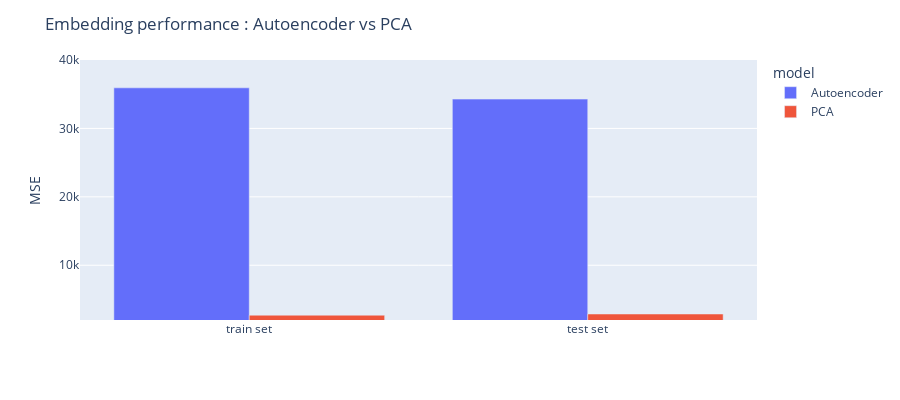

Notebook source saved alongside this figure:
### Code cell
import plotly.express as px
fig = px.bar(perf, x="set", y="MSE",
             color='model', barmode='group',
             height=400, range_y=(2000,40000))
fig.update_layout(title_text="Embedding performance : Autoencoder vs PCA")
fig.update_xaxes(title="")
fig.write_html(f"{cfg['fig_dir']['embedding']}performance_autoencoder.html",full_html=False, include_plotlyjs=False)
fig.show()

### Figure 1 — Plotly figure (JSON) as saved in the notebook; plotly's stock layout.template omitted (floating-point values rounded to 4 significant figures)
{"data": [{"alignmentgroup": "True", "hovertemplate": "model=Autoencoder<br>set=%{x}<br>MSE=%{y}<extra></extra>", "legendgroup": "Autoencoder", "marker": {"color": "#636efa", "pattern": {"shape": ""}}, "name": "Autoencoder", "offsetgroup": "Autoencoder", "orientation": "v", "showlegend": true, "textposition": "auto", "type": "bar", "x": ["train set", "test set"], "xaxis": "x", "y": [35930.0, 34280.0], "yaxis": "y"}, {"alignmentgroup": "True", "hovertemplate": "model=PCA<br>set=%{x}<br>MSE=%{y}<extra></extra>", "legendgroup": "PCA", "marker": {"color": "#EF553B", "pattern": {"shape": ""}}, "name": "PCA", "offsetgroup": "PCA", "orientation": "v", "showlegend": true, "textposition": "auto", "type": "bar", "x": ["train set", "test set"], "xaxis": "x", "y": [2701.0, 2875.0], "yaxis": "y"}], "layout": {"barmode": "group", "height": 400, "legend": {"title": {"text": "model"}, "tracegroupgap": 0}, "margin": {"t": 60}, "title": {"text": "Embedding performance : Autoencoder vs PCA"}, "xaxis": {"anchor": "y", "domain": [0, 1], "title": {"text": ""}}, "yaxis": {"anchor": "x", "domain": [0, 1], "range": [2000, 40000], "title": {"text": "MSE"}}}}
